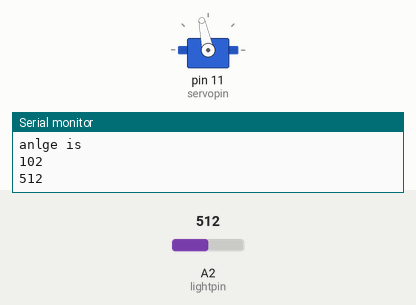
Recording of a sketch running on a simulated Arduino Uno, built with avr-gcc and run on an emulated ATmega328P. On the bench: servo, the last lines printed to the serial monitor. Inputs (shaded band) come from the test bench; at power-on: A2 (lightpin) = 512.

Above: at 1.2 s.
1.3 s: A2 (lightpin) set to 716
At 2.2 s:
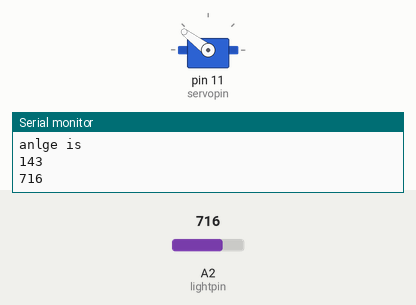
2.9 s: A2 (lightpin) set to 900
At 3.8 s:
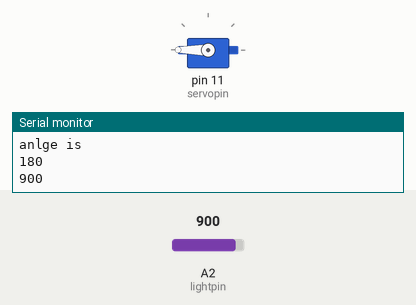
4.5 s: A2 (lightpin) set to 306
At 5.4 s:
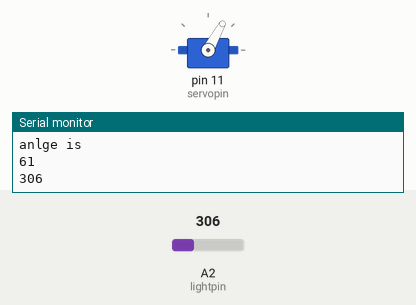
6.1 s: A2 (lightpin) set to 122
At 6.9 s:
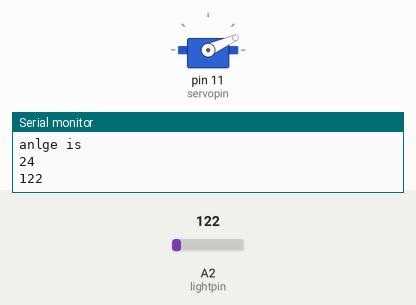
7.7 s: A2 (lightpin) set to 0
At 8.5 s:
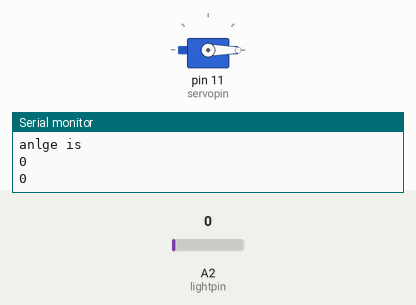
9.3 s: A2 (lightpin) set to 511
At 9.9 s:
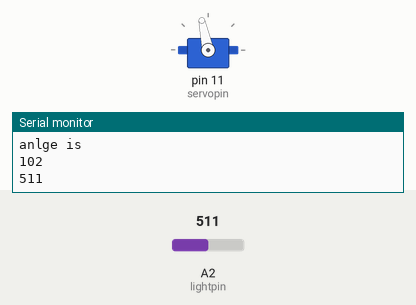
Timing chart, 0 to 11.9 s (numbered marks = the images above; inputs shaded):
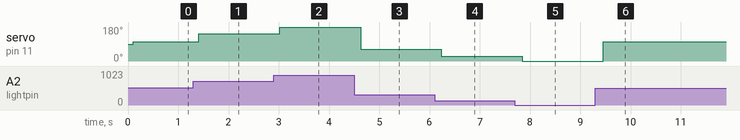

The sketch:

Servo.ino
```cpp
#include<Servo.h>
int lightval;
int lightpin=A2;
int tm=100;
int servopin=11;
Servo myservo;
int angle;
void setup() {
  Serial.begin(9600);
  pinMode(lightpin,INPUT);
 myservo.attach(servopin);
 pinMode(servopin,OUTPUT);
}

void loop() {
  lightval=analogRead(lightpin);
  Serial.println(lightval);
  delay(tm);

  angle= lightval/5;
  myservo.write(angle);
  Serial.println("anlge is");
  Serial.println(angle);

}
```

Measured:
- after the input at 1.3 s, servo on pin 11 (servopin): 102° → 143° after 0.11 s
- after the input at 2.9 s, servo on pin 11 (servopin): 143° → 180° after 0.12 s
- after the input at 4.5 s, servo on pin 11 (servopin): 180° → 61° after 0.13 s
- after the input at 6.1 s, servo on pin 11 (servopin): 61° → 24° after 0.14 s
- after the input at 7.7 s, servo on pin 11 (servopin): 24° → 0° after 0.15 s
- after the input at 9.3 s, servo on pin 11 (servopin): 0° → 102° after 0.15 s
